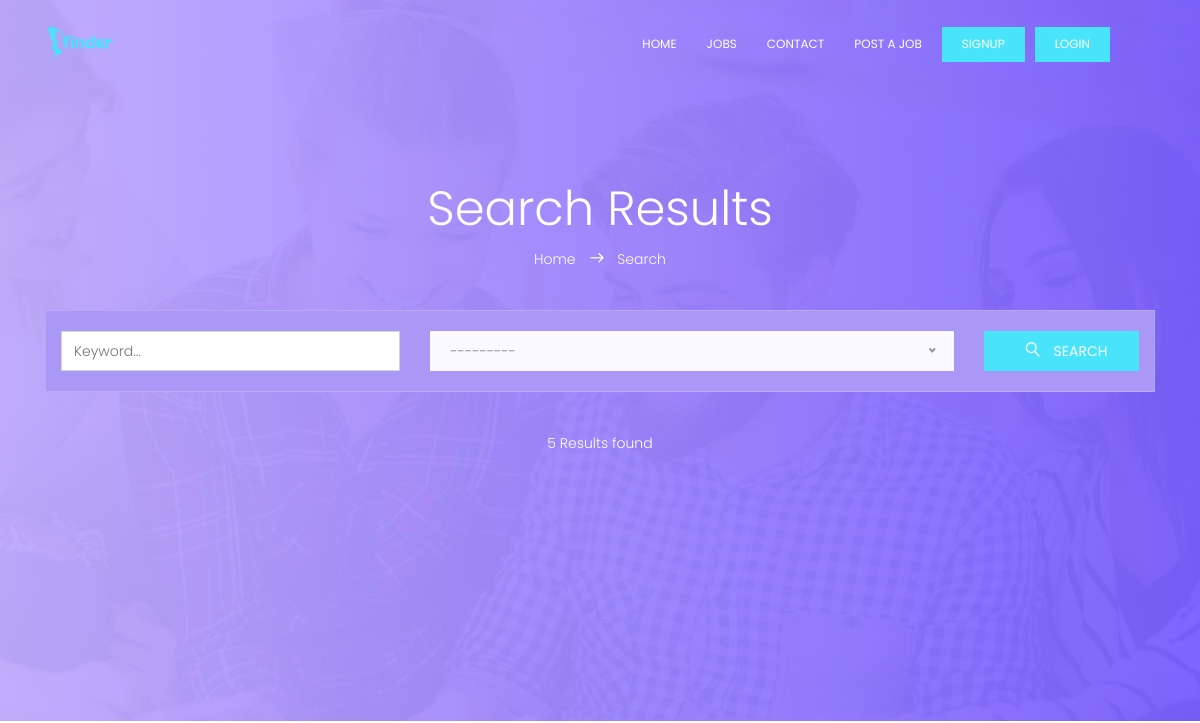
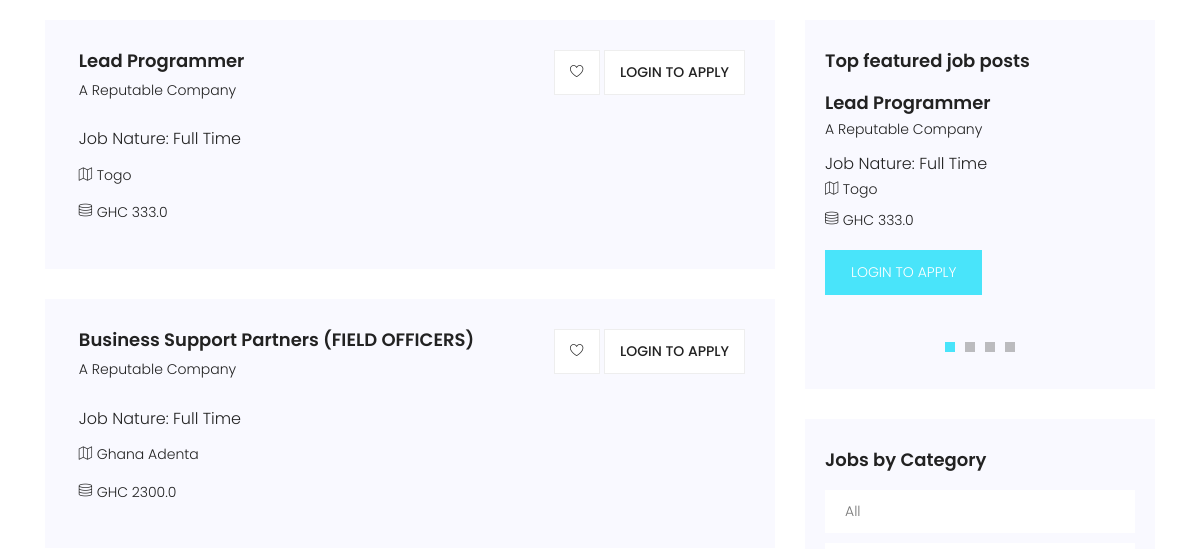
/jobs (upper part), run on an earlier commit of the app's database (2 pictures, top to bottom).
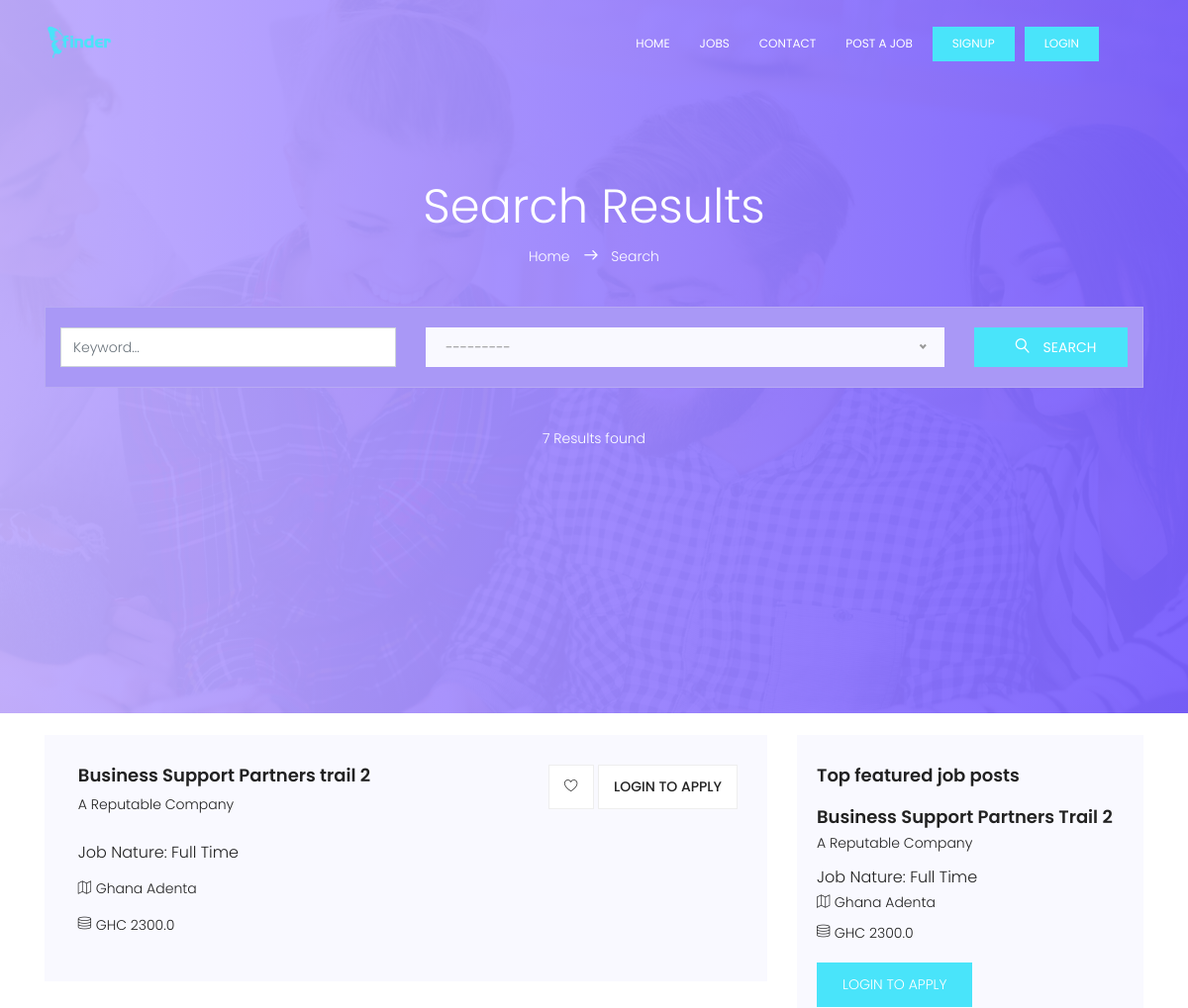
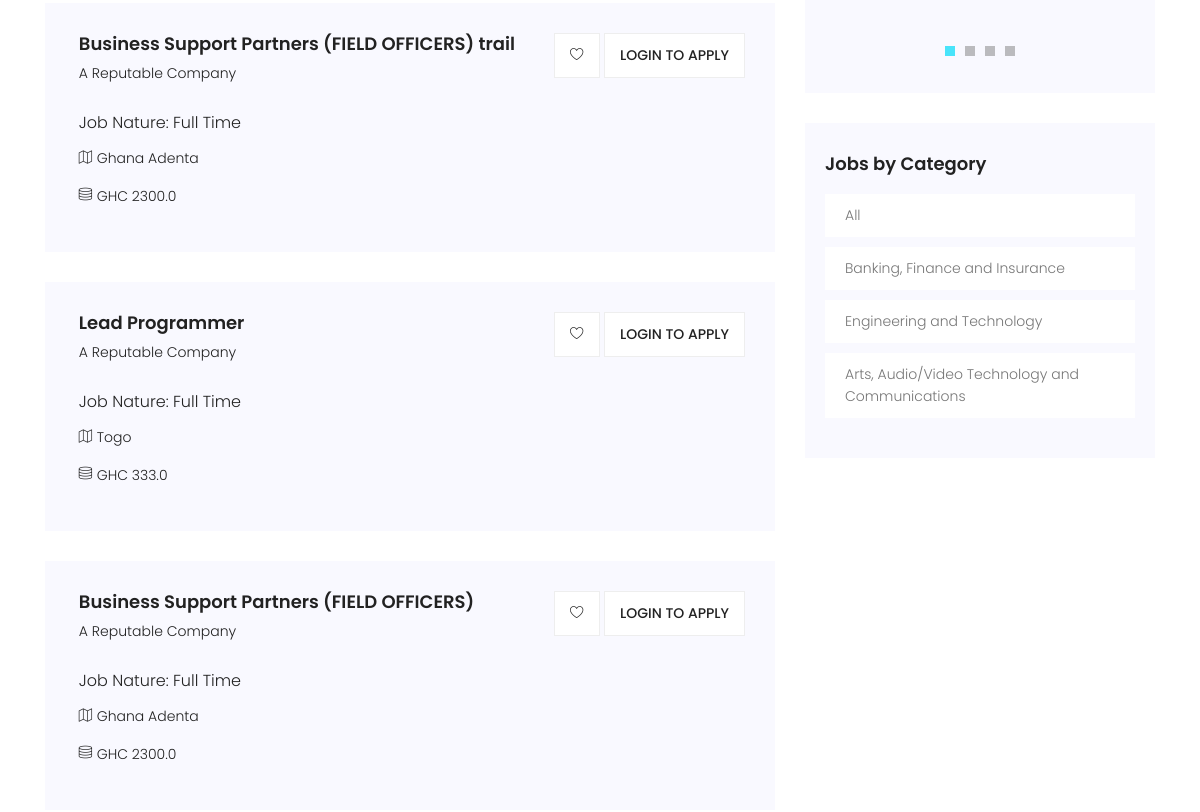
And on a later commit of the database (2 pictures, top to bottom).
### portal/models.py (models this page shows, shortened)
class Job(models.Model):
    company_name = models.CharField(max_length=200)
    job_title = models.CharField(max_length=200)
    company_email = models.EmailField(blank=True, null=True)
    category = models.ForeignKey(
        Category, on_delete=models.CASCADE, default='Others')
    job_type = models.CharField(max_length=20, choices=_job_Type, default=1)
    description = RichTextField()
    location = models.CharField(max_length=150)
    salary = models.FloatField(blank=True, null=True)
    application_url = models.URLField(blank=True, null=True)
    slug = models.SlugField(blank=True, null=True)
    created = models.DateTimeField(auto_now_add=True)
    featured = models.BooleanField(default=False)
    approved = models.BooleanField(default=True)
    class Meta:
        ordering = ['-created']

class Category(models.Model):
    category = models.CharField(max_length=100)
    created = models.DateTimeField(auto_now_add=True)
    class Meta:
        verbose_name_plural = 'Categories'
        ordering = ['id']
    def __str__(self):
        return self.category

### portal/views.py (the view)
# urls.py: path('jobs', jobs, name="jobs"),
def jobs(request):
    filters = JobFilter(
        request.GET, queryset=Job.objects.filter(approved=True))
    paginator = Paginator(filters.qs, 10)
    page_number = request.GET.get('page', 1)
    page_objects = paginator.get_page(page_number)
    context = {
        'filters': filters,
        'page_objects': page_objects,
        'paginator': paginator
    }
    return render(request, 'portal/search.html', context)

### portal/context_processors.py (called while the page is built)
def Processors(request):
    jobs = Job.objects.filter(approved=True).order_by('-created')
    categories = Category.objects.all().order_by('id')
    blogs = Blog.objects.filter(published=True).order_by('-id')
    blog_count = blogs.count()
    return {
        'categories': categories,
        'jobs': jobs,
        'blog_count': blog_count,
        'blogs': blogs,
    }

### templates/portal/search.html (shortened to what this page needs)
{% extends 'base.html' %}
{% load static %}
{% block content %}
			<section class="banner-area relative" id="home">
				<div class="container">
					<div class="row search-page-top d-flex align-items-center justify-content-center">
						<div class="banner-content col-lg-12">
							<h1 class="text-white">
								Search Results
							</h1>
							<p class="text-white link-nav">
								<a href="{% url 'home' %}">Home </a> <span class="lnr lnr-arrow-right"></span> <a href="#">	 Search</a>
							</p>
							<form action="" method="GET" class="serach-form-area">
								<div class="row justify-content-center form-wrap">
									<div class="col-lg-4 form-cols">
									{{filters.form.job_title}}
									</div>
									<div style="width: 100% !important;"  class="col-lg-6 form-cols">
									<div class="default-select" id="default-selects">
									</div>
									</div>
									<div class="col-lg-2 form-cols">
									    <button type="submit" class="btn btn-info">
									      <span class="lnr lnr-magnifier"></span> Search
									    </button>
									</div>
								</div>
							</form>
							<p class="text-white">{{paginator.count}} Results found</p>
						</div>
					</div>
				</div>
			</section>
			<section class="post-area section-gap">
				<div class="container">
					<div class="row justify-content-center d-flex">
						<div class="col-lg-8 post-list">
							{% for job in page_objects %}
								<div class="single-post d-flex flex-row">
									<div class="details"  style="width: 100% !important;">
										<div class="title d-flex flex-row justify-content-between">
											<div class="titles">
												<a href="{% url 'detail' job.slug %}"><h4>{{job.job_title}}</h4></a>
												<h6>{{job.company_name}}</h6>
											</div>
											<ul class="btns">
												<li><a href="{% url 'detail' job.slug %}"><span class="lnr lnr-heart"></span></a></li>
												{% if request.user.is_authenticated %}
												<li><a href="{% url 'detail' job.slug %}">Apply</a></li>
												{% else %}
												<li><a href="{% url 'login' %}">Login to apply</a></li>
												{% endif %}
											</ul>
										</div>
										<h5>Job Nature: {{job.job_type}}</h5>
										<p class="address"><span class="lnr lnr-map"></span> {{job.location}}</p>
										{% if job.salary %}
										<p class="address"><span class="lnr lnr-database"></span> GHC {{job.salary}}</p>
										{% endif %}
									</div>
								</div>
								{% empty %}
								<h3> No job post found </h4>
							{% endfor %}
						</div>
						<div class="col-lg-4 sidebar">
							{% if jobs.count > 1 %}
							<div class="single-slidebar">
								<h4>Top featured job posts</h4>
								<div class="active-relatedjob-carusel">
								{% for job in jobs|slice:":4" %}
									<div class="single-rated">
										<a href="{% url 'detail' job.slug %}"><h4>{{job.job_title|title}}</h4></a>
										<h6>{{job.company_name|title}}</h6>
										<h5>Job Nature: {{job.job_type}}</h5>
										<p class="address"><span class="lnr lnr-map"></span> {{job.location}}</p>
										{% if job.salary %}
										<p class="address"><span class="lnr lnr-database"></span> GHC {{job.salary}}</p>
										{% endif %}
										{% if request.user.is_authenticated %}
										<a href="{% url 'detail' job.slug %}" class="btns text-uppercase">Apply job</a>
										{% else %}
										<a href="{% url 'login' %}" class="btns text-uppercase">Login to apply</a>
										{% endif %}
									</div>
								{% endfor %}
								</div>
							</div>
							{% endif %}
							<div class="single-slidebar">
								<h4>Jobs by Category </h4>
								<ul class="cat-list">
								<li>
									<a class="justify-content-between d-flex" href="{% url 'jobs' %}">
									<p>All</p>
									</a>
									</li>
								{% for category in categories|slice:":10" %}
									<li>
									<a class="justify-content-between d-flex" href="javascript:void(0);">
									<p>{{category.category}}</p>
									</a>
									</li>
								{% endfor %}
								</ul>
							</div>
						</div>
					</div>
				</div>
			</section>
{% endblock %}

What changed in the data, as far as the page shows it:
no longer on one of the page's lists (row unchanged): Job: job_title "Lead Programmer", company_name "A Reputable Company", job_type "Full Time", location "Togo", salary "333.0"
added Job: job_title "Business Support Partners trail 2", company_name "A Reputable Company", job_type "Full Time", location "Ghana Adenta", salary "2300.0", job_title "Business Support Partners Trail 2"
added Job: job_title "Business Support Partners (FIELD OFFICERS) trail", company_name "A Reputable Company", job_type "Full Time", location "Ghana Adenta", salary "2300.0", shown under "Search Results"
now on this page (row unchanged): Category: category "Banking, Finance and Insurance"
now on this page (row unchanged): Category: category "Engineering and Technology"
now on this page (row unchanged): Category: category "Arts, Audio/Video Technology and Communications"
Also different on the page:
{{ paginator.count }}: "5" → "7"
